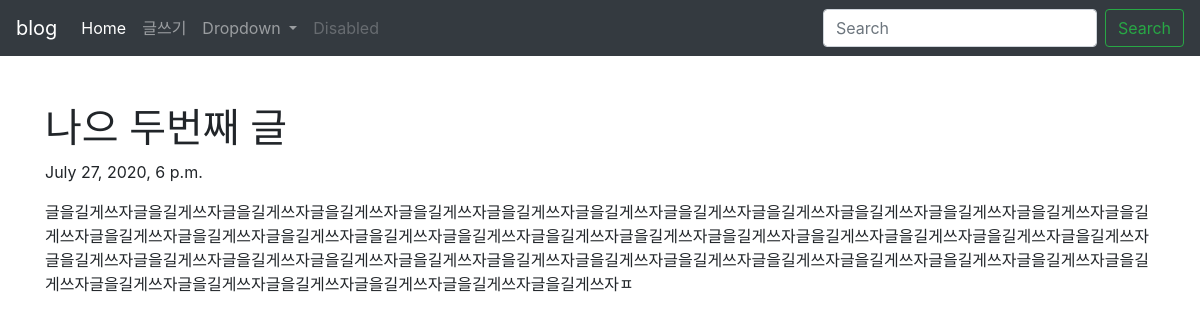
Page /blog/2 on the committed database.
### blogapp/models.py (models this page shows, shortened)
class Blog(models.Model):
    title = models.CharField(max_length=200)
    pub_date = models.DateTimeField('date published')
    body = models.TextField()

### blogapp/views.py (the view)
# urls.py: path('<int:blog_id>',views.detail, name="detail"),
def detail(request, blog_id):
    details = get_object_or_404(Blog, pk=blog_id)
    return render(request, 'detail.html', {'details':details})

### blogapp/templates/detail.html (shortened to what this page needs)
{% extends 'base.html' %}
{% block contents%}
    <div class = "container">
        <br><br>
        <h1>{{details.title}}</h1>
        <p>{{details.pub_date}}</p>
        <p>{{details.body}}</p>
    </div>
{% endblock %}

### rows in the picture
Blog: title "나으 두번째 글", pub_date "July 27, 2020, 6 p.m.", body "글을길게쓰자글을길게쓰자글을길게쓰자글을길게쓰자글을길게쓰자글을길게쓰자글을길게쓰자글을길게쓰자글을길게쓰자글을길게쓰자글을길게쓰자글을길게쓰자글을길게쓰자글을길게쓰자글을길게쓰자글을길게쓰자글을길게쓰자글을길게쓰자글을길게쓰자글을길게쓰자글을길게쓰자글을길게쓰자글을길게쓰자글을길게쓰자글을길게쓰자글을길게쓰자글을길게쓰자글을길게쓰자글을길게쓰자글을길게쓰자글을길게쓰자글을길게쓰자글을길게쓰자글을길게쓰자글을길게쓰자글을길게쓰자글을길게쓰자글을길게쓰자글을길게쓰자글을길게쓰자글을길게쓰자글을길게쓰자글을길게쓰자글을길게쓰자ㅍ"
